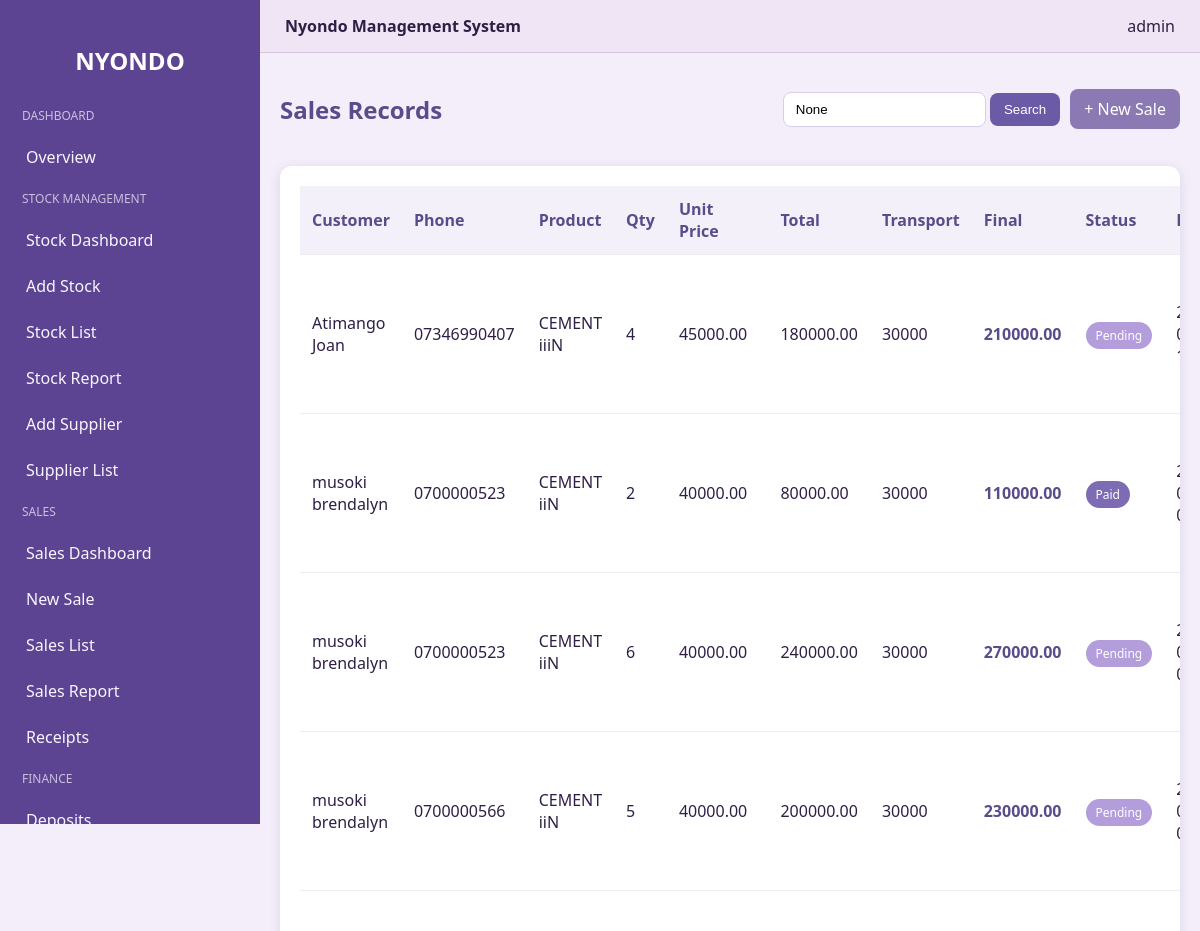
Before: /sales/ (signed in, upper part) with the older database file.
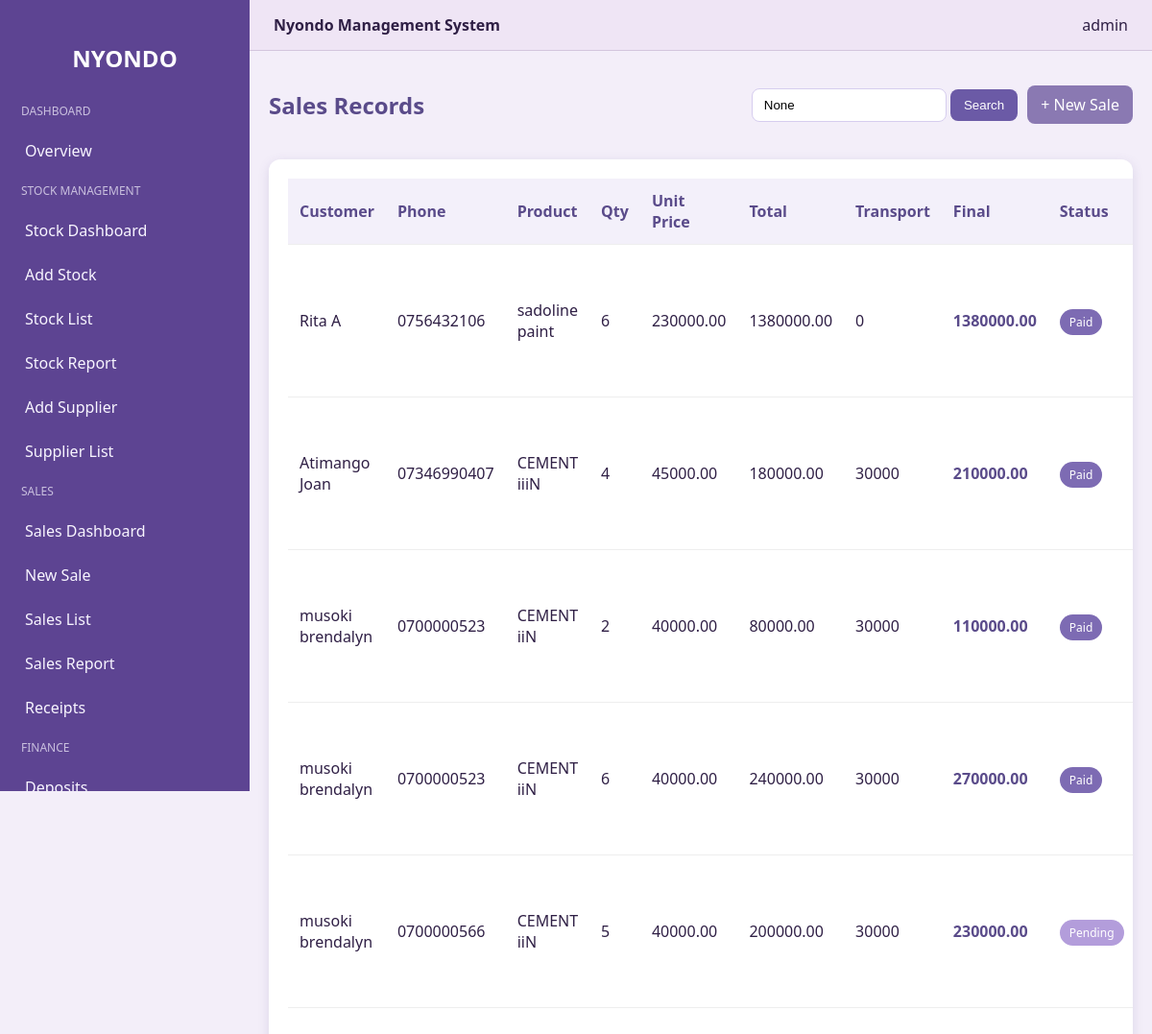
After: the same page with the newer database file.
### nyondo_app/models.py (models this page shows, shortened)
class Sales(models.Model):
    customer_name = models.CharField(max_length=100)
    customer_phone = models.CharField(max_length=15)
    product = models.ForeignKey(Stock, on_delete=models.PROTECT)
    quantity = models.PositiveIntegerField()
    unit_price = models.DecimalField(max_digits=12, decimal_places=2)
    distance_km = models.PositiveIntegerField(default=0)
    PAYMENT_STATUS = [
        ("Paid", "Paid"),
        ("Pending", "Pending"),
    ]
    payment_status = models.CharField(max_length=20, choices=PAYMENT_STATUS)
    sale_date = models.DateTimeField(auto_now_add=True)
    receipt_no = models.CharField(max_length=20, unique=True, blank=True, editable=False)
    is_voided = models.BooleanField(default=False)
    void_reason = models.TextField(blank=True)
    voided_at = models.DateTimeField(blank=True, null=True)
    voided_by = models.ForeignKey(
        User,
        on_delete=models.SET_NULL,
        blank=True,
        null=True,
        related_name="voided_sales",
    )
    @property
    def total_amount(self):
        return self.quantity * self.unit_price
    @property
    def transport_charge(self):
        if self.distance_km <= 10 and self.total_amount >= 500000:
            return 0
        return 30000
    @property
    def final_total(self):
        return self.total_amount + self.transport_charge

class Stock(models.Model):
    CATEGORY_CHOICES = [
        ("cement", "Cement"),
        ("iron_bars", "Iron Bars"),
        ("nails", "Nails"),
        ("iron_sheets", "Iron Sheets"),
        ("wire_mesh", "Wire Mesh"),
        ("barbed_wire", "Barbed Wire"),
        ("wheelbarrows", "Wheelbarrows"),
        ("paint", "Paint"),
        ("tools", "Tools"),
        ("other", "Other"),
    ]
    product_name = models.TextField(max_length=100)
    category = models.CharField(max_length=50, choices=CATEGORY_CHOICES)
    quantity = models.PositiveIntegerField()
    reorder_level = models.PositiveIntegerField(default=5)
    buying_price = models.DecimalField(max_digits=12, decimal_places=2)
    selling_price = models.DecimalField(max_digits=12, decimal_places=2)
    supplier_name = models.CharField(max_length=100)
    description = models.TextField(blank=True, null=True)
    date_added = models.DateTimeField(auto_now_add=True)
    updated_at = models.DateTimeField(auto_now=True)

### nyondo_app/views.py (the view)
# urls.py: path("sales/", views.sales_list, name="sales_list"),
@login_required
def sales_list(request):
    query = request.GET.get("q")
    sales = Sales.objects.select_related("product").order_by("-sale_date")
    if query:
        sales = sales.filter(
            Q(customer_name__icontains=query) |
            Q(product__product_name__icontains=query) |
            Q(receipt_no__icontains=query)
        )
    return render(
        request,
        "nyondo/sales_list.html",
        {
            "sales": sales,
            "query": query
        }
    )

### nyondo_app/templates/nyondo/sales_list.html (shortened to what this page needs)
{% extends "nyondo/base.html" %}
{% load static %}
{% block content %}
<div class="page-header">
    <h2>Sales Records</h2>
    <div class="actions">
        <form method="GET" class="search-box">
            <input type="text" name="q" placeholder="Search customer or product..."
                   value="{{ query }}">
            <button type="submit">Search</button>
        </form>
        <a href="{% url 'add_sale' %}" class="btn-add">+ New Sale</a>
    </div>
</div>
<div class="table-container">
    <table>
        <thead>
            <tr class="{% if sale.is_voided %}voided-row{% endif %}">
                <th>Customer</th>
                <th>Phone</th>
                <th>Product</th>
                <th>Qty</th>
                <th>Unit Price</th>
                <th>Total</th>
                <th>Transport</th>
                <th>Final</th>
                <th>Status</th>
                <th>Date</th>
            </tr>
        </thead>
        <tbody>
        {% for sale in sales %}
            <tr>
                <td>{{ sale.customer_name }}</td>
                <td>{{ sale.customer_phone }}</td>
                <td>{{ sale.product.product_name }}</td>
                <td>{{ sale.quantity }}</td>
                <td>{{ sale.unit_price }}</td>
                <td>{{ sale.total_amount }}</td>
                <td>{{ sale.transport_charge }}</td>
                <td class="highlight">{{ sale.final_total }}</td>
                <td>
                    {% if sale.is_voided %}
                        <span class="badge voided">Voided</span>
                    {% elif sale.payment_status == "Paid" %}
                        <span class="badge paid">Paid</span>
                    {% else %}
                        <span class="badge pending">Pending</span>
                    {% endif %}
                </td>
                <td>{{ sale.sale_date|date:"Y-m-d H:i" }}</td>
            </tr>
        {% empty %}
            <tr>
                <td colspan="11" class="empty">
                    No sales found.
                </td>
            </tr>
        {% endfor %}
        </tbody>
    </table>
</div>
<link rel="stylesheet" href="{% static 'nyondo_app/css/nyondo/sales_list.css' %}">
{% endblock %}

Changed rows visible on the page:
added Sales: customer_name "Rita A", customer_phone "0756432106", product.product_name "sadoline paint", quantity "6", unit_price "230000.00", total_amount "1380000.00", transport_charge "0", final_total "1380000.00", is_voided "Paid"
changed Sales "Atimango Joan": payment_status "Pending" → "Paid"
changed Sales (number 4 of 5 on the later page): payment_status "Pending" → "Paid"
